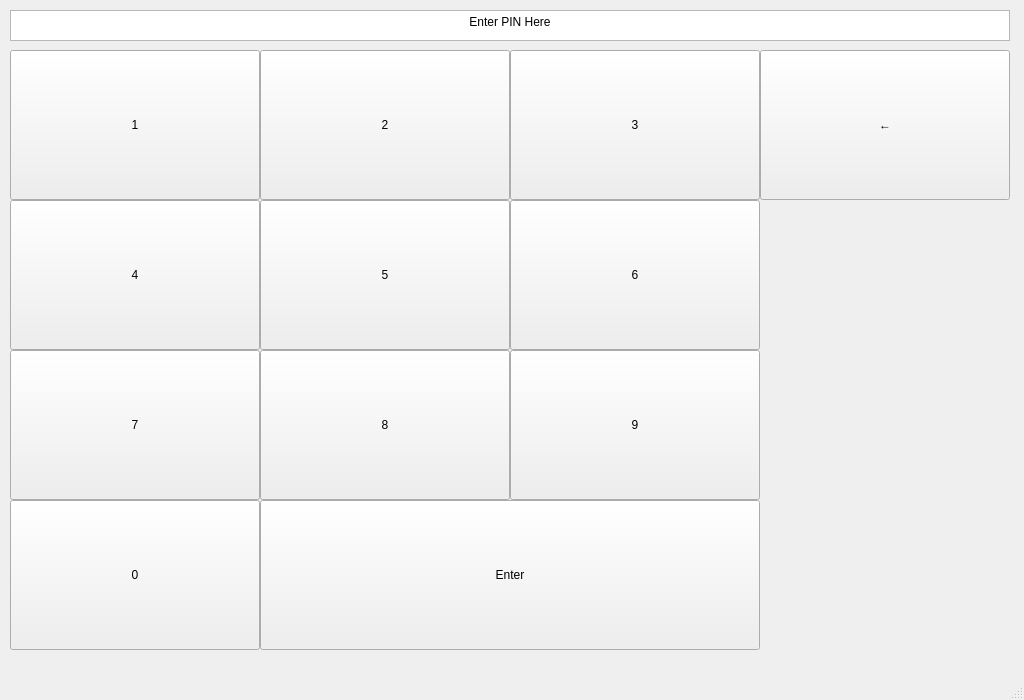
<?xml version="1.0" encoding="UTF-8"?>
<ui version="4.0">
 <class>MainWindow</class>
 <widget class="QMainWindow" name="MainWindow">
  <property name="geometry">
   <rect>
    <x>0</x>
    <y>0</y>
    <width>1024</width>
    <height>700</height>
   </rect>
  </property>
  <property name="windowTitle">
   <string>Account Access</string>
  </property>
  <widget class="QWidget" name="centralwidget">
   <widget class="QPushButton" name="Button">
    <property name="geometry">
     <rect>
      <x>10</x>
      <y>50</y>
      <width>250</width>
      <height>150</height>
     </rect>
    </property>
    <property name="text">
     <string>1</string>
    </property>
   </widget>
   <widget class="QPushButton" name="Button_2">
    <property name="geometry">
     <rect>
      <x>260</x>
      <y>50</y>
      <width>250</width>
      <height>150</height>
     </rect>
    </property>
    <property name="text">
     <string>2</string>
    </property>
   </widget>
   <widget class="QPushButton" name="Button_3">
    <property name="geometry">
     <rect>
      <x>510</x>
      <y>50</y>
      <width>250</width>
      <height>150</height>
     </rect>
    </property>
    <property name="text">
     <string>3</string>
    </property>
   </widget>
   <widget class="QPushButton" name="Button_4">
    <property name="geometry">
     <rect>
      <x>10</x>
      <y>200</y>
      <width>250</width>
      <height>150</height>
     </rect>
    </property>
    <property name="text">
     <string>4</string>
    </property>
   </widget>
   <widget class="QPushButton" name="Button_5">
    <property name="geometry">
     <rect>
      <x>260</x>
      <y>200</y>
      <width>250</width>
      <height>150</height>
     </rect>
    </property>
    <property name="text">
     <string>5</string>
    </property>
   </widget>
   <widget class="QPushButton" name="Button_6">
    <property name="geometry">
     <rect>
      <x>510</x>
      <y>200</y>
      <width>250</width>
      <height>150</height>
     </rect>
    </property>
    <property name="text">
     <string>6</string>
    </property>
   </widget>
   <widget class="QPushButton" name="Button_7">
    <property name="geometry">
     <rect>
      <x>10</x>
      <y>350</y>
      <width>250</width>
      <height>150</height>
     </rect>
    </property>
    <property name="text">
     <string>7</string>
    </property>
   </widget>
   <widget class="QPushButton" name="Button_8">
    <property name="geometry">
     <rect>
      <x>260</x>
      <y>350</y>
      <width>250</width>
      <height>150</height>
     </rect>
    </property>
    <property name="text">
     <string>8</string>
    </property>
   </widget>
   <widget class="QPushButton" name="Button_9">
    <property name="geometry">
     <rect>
      <x>510</x>
      <y>350</y>
      <width>250</width>
      <height>150</height>
     </rect>
    </property>
    <property name="text">
     <string>9</string>
    </property>
   </widget>
   <widget class="QPushButton" name="Button_10">
    <property name="geometry">
     <rect>
      <x>760</x>
      <y>50</y>
      <width>250</width>
      <height>150</height>
     </rect>
    </property>
    <property name="text">
     <string>←</string>
    </property>
   </widget>
   <widget class="QPushButton" name="Button_11">
    <property name="geometry">
     <rect>
      <x>260</x>
      <y>500</y>
      <width>500</width>
      <height>150</height>
     </rect>
    </property>
    <property name="text">
     <string>Enter</string>
    </property>
   </widget>
   <widget class="QPushButton" name="Button_0">
    <property name="geometry">
     <rect>
      <x>10</x>
      <y>500</y>
      <width>250</width>
      <height>150</height>
     </rect>
    </property>
    <property name="text">
     <string>0</string>
    </property>
   </widget>
   <widget class="QTextEdit" name="textEdit_3">
    <property name="geometry">
     <rect>
      <x>10</x>
      <y>10</y>
      <width>1000</width>
      <height>31</height>
     </rect>
    </property>
    <property name="html">
     <string>&lt;!DOCTYPE HTML PUBLIC &quot;-//W3C//DTD HTML 4.0//EN&quot; &quot;http://www.w3.org/TR/REC-html40/strict.dtd&quot;&gt;
&lt;html&gt;&lt;head&gt;&lt;meta name=&quot;qrichtext&quot; content=&quot;1&quot; /&gt;&lt;style type=&quot;text/css&quot;&gt;
p, li { white-space: pre-wrap; }
&lt;/style&gt;&lt;/head&gt;&lt;body style=&quot; font-family:'Sans Serif'; font-size:9pt; font-weight:400; font-style:normal;&quot;&gt;
&lt;p align=&quot;center&quot; style=&quot; margin-top:0px; margin-bottom:0px; margin-left:0px; margin-right:0px; -qt-block-indent:0; text-indent:0px;&quot;&gt;Enter PIN Here&lt;/p&gt;&lt;/body&gt;&lt;/html&gt;</string>
    </property>
   </widget>
  </widget>
  <widget class="QMenuBar" name="menubar">
   <property name="geometry">
    <rect>
     <x>0</x>
     <y>0</y>
     <width>1024</width>
     <height>20</height>
    </rect>
   </property>
  </widget>
  <widget class="QStatusBar" name="statusbar"/>
 </widget>
 <resources/>
 <connections/>
</ui>
